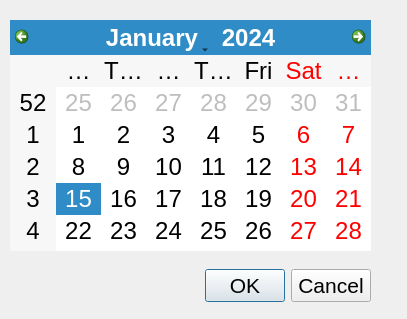
<?xml version="1.0" encoding="UTF-8"?>
<ui version="4.0">
 <class>dlgDateSelect</class>
 <widget class="QDialog" name="dlgDateSelect">
  <property name="geometry">
   <rect>
    <x>0</x>
    <y>0</y>
    <width>407</width>
    <height>319</height>
   </rect>
  </property>
  <property name="font">
   <font>
    <family>Arial</family>
    <pointsize>18</pointsize>
   </font>
  </property>
  <property name="windowTitle">
   <string>Dialog</string>
  </property>
  <widget class="QDialogButtonBox" name="buttonBox">
   <property name="geometry">
    <rect>
     <x>10</x>
     <y>260</y>
     <width>361</width>
     <height>51</height>
    </rect>
   </property>
   <property name="font">
    <font>
     <pointsize>16</pointsize>
    </font>
   </property>
   <property name="orientation">
    <enum>Qt::Horizontal</enum>
   </property>
   <property name="standardButtons">
    <set>QDialogButtonBox::Cancel|QDialogButtonBox::Ok</set>
   </property>
  </widget>
  <widget class="QCalendarWidget" name="calendarWidget">
   <property name="geometry">
    <rect>
     <x>10</x>
     <y>20</y>
     <width>361</width>
     <height>231</height>
    </rect>
   </property>
  </widget>
 </widget>
 <resources/>
 <connections>
  <connection>
   <sender>buttonBox</sender>
   <signal>accepted()</signal>
   <receiver>dlgDateSelect</receiver>
   <slot>accept()</slot>
   <hints>
    <hint type="sourcelabel">
     <x>248</x>
     <y>254</y>
    </hint>
    <hint type="destinationlabel">
     <x>157</x>
     <y>274</y>
    </hint>
   </hints>
  </connection>
  <connection>
   <sender>buttonBox</sender>
   <signal>rejected()</signal>
   <receiver>dlgDateSelect</receiver>
   <slot>reject()</slot>
   <hints>
    <hint type="sourcelabel">
     <x>316</x>
     <y>260</y>
    </hint>
    <hint type="destinationlabel">
     <x>286</x>
     <y>274</y>
    </hint>
   </hints>
  </connection>
 </connections>
</ui>
